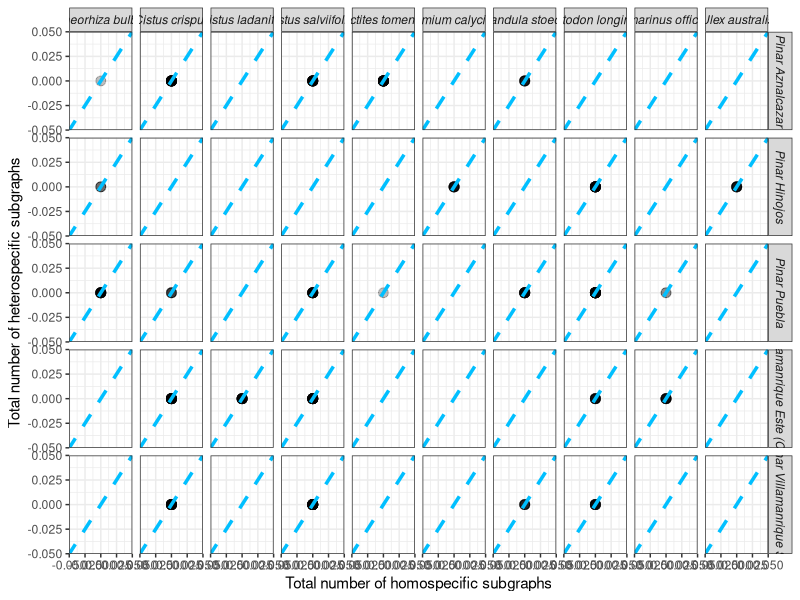
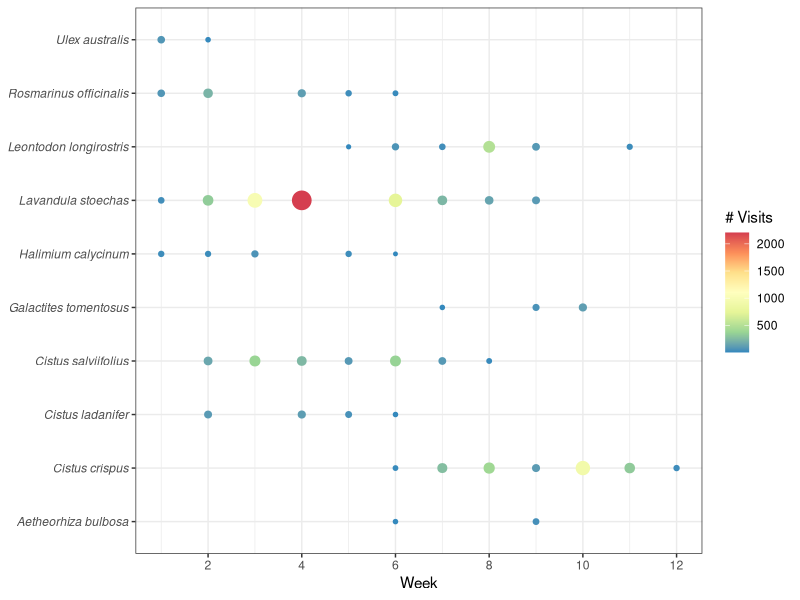
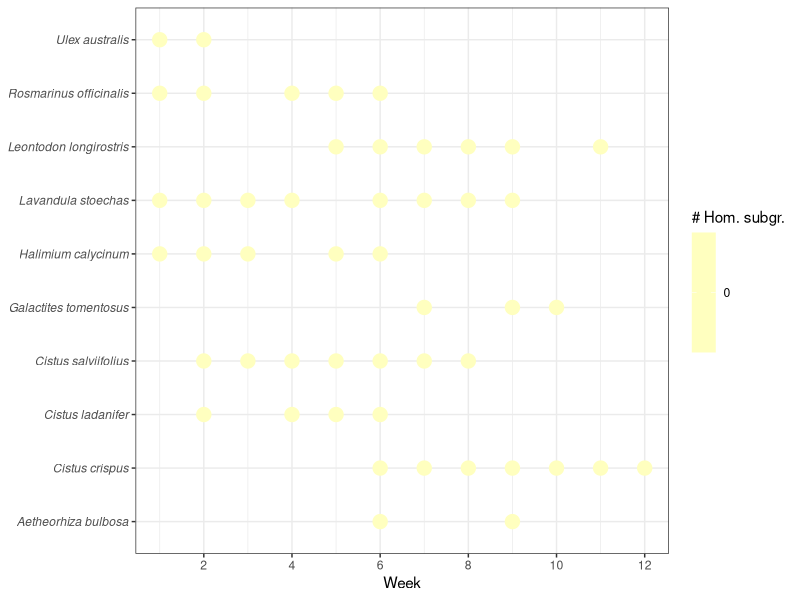
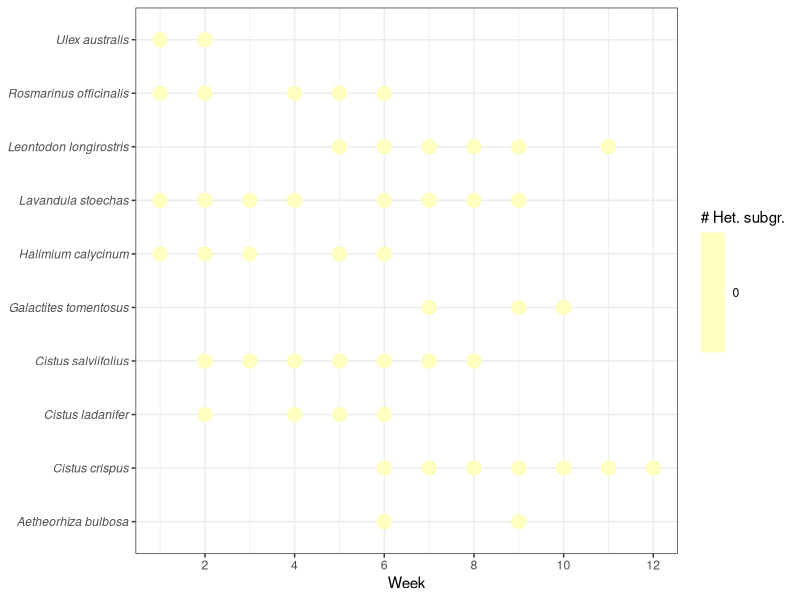
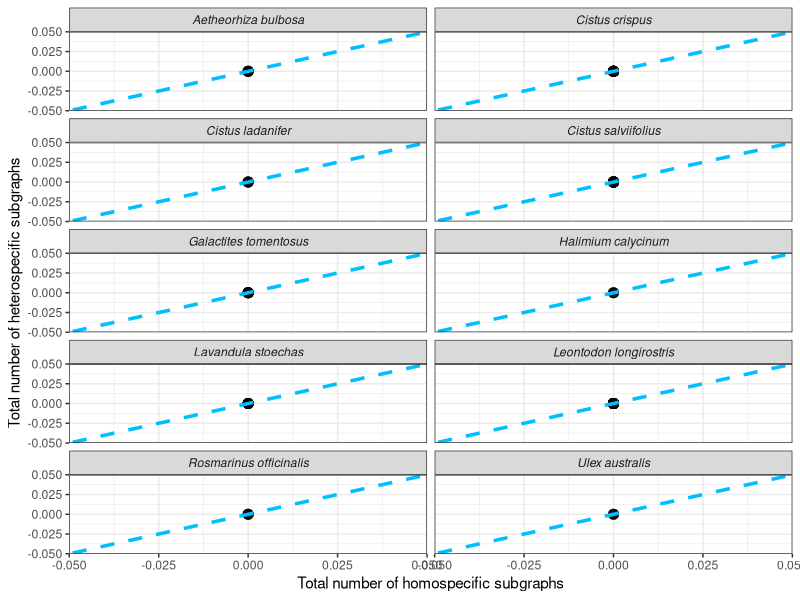

These figures' R source, in order:

library(tidyverse)
library(scales)

motif_info <- read_csv("results/donana/triplets_week/2021_donana_WEEK_SPECIES.csv")

total_motifs_per_plant <- motif_info %>% group_by(Bosque, Subplot_Plant_Label) %>%
  summarise(total_visits = sum(Visits_tot), total_homo = sum(homo_motif),
            total_hete = sum(hete_motif)) %>%
  separate(Subplot_Plant_Label,c("Subplot","Plant")," ") %>%
  mutate(Plant = gsub("_", " ", Plant))


# Correlations

cor.test(total_motifs_per_plant$total_visits,total_motifs_per_plant$total_homo,method = "spearman")
cor.test(total_motifs_per_plant$total_visits,total_motifs_per_plant$total_hete,method = "spearman")


wilcox.test(total_motifs_per_plant$total_homo,
            total_motifs_per_plant$total_hete,
            paired = TRUE)

plant_sp = "Cistus salviifolius"
wilcox.test(total_motifs_per_plant$total_homo[total_motifs_per_plant$Plant==plant_sp],
            total_motifs_per_plant$total_hete[total_motifs_per_plant$Plant==plant_sp],
            paired = TRUE)

plant_sp = "Leontodon longirostris"
wilcox.test(total_motifs_per_plant$total_homo[total_motifs_per_plant$Plant==plant_sp],
            total_motifs_per_plant$total_hete[total_motifs_per_plant$Plant==plant_sp],
            paired = TRUE)

plant_sp = "Cistus crispus"
wilcox.test(total_motifs_per_plant$total_homo[total_motifs_per_plant$Plant==plant_sp],
            total_motifs_per_plant$total_hete[total_motifs_per_plant$Plant==plant_sp],
            paired = TRUE)

plant_sp = "Galactites tomentosus"
wilcox.test(total_motifs_per_plant$total_homo[total_motifs_per_plant$Plant==plant_sp],
            total_motifs_per_plant$total_hete[total_motifs_per_plant$Plant==plant_sp],
            paired = TRUE)

plant_sp = "Lavandula stoechas" 
wilcox.test(total_motifs_per_plant$total_homo[total_motifs_per_plant$Plant==plant_sp],
            total_motifs_per_plant$total_hete[total_motifs_per_plant$Plant==plant_sp],
            paired = TRUE)

plant_sp = "Aetheorhiza bulbosa"
wilcox.test(total_motifs_per_plant$total_homo[total_motifs_per_plant$Plant==plant_sp],
            total_motifs_per_plant$total_hete[total_motifs_per_plant$Plant==plant_sp],
            paired = TRUE)

plant_sp = "Cistus ladanifer" 
wilcox.test(total_motifs_per_plant$total_homo[total_motifs_per_plant$Plant==plant_sp],
            total_motifs_per_plant$total_hete[total_motifs_per_plant$Plant==plant_sp],
            paired = TRUE)

plant_sp = "Rosmarinus officinalis"
wilcox.test(total_motifs_per_plant$total_homo[total_motifs_per_plant$Plant==plant_sp],
            total_motifs_per_plant$total_hete[total_motifs_per_plant$Plant==plant_sp],
            paired = TRUE)

plant_sp = "Halimium calycinum"
wilcox.test(total_motifs_per_plant$total_homo[total_motifs_per_plant$Plant==plant_sp],
            total_motifs_per_plant$total_hete[total_motifs_per_plant$Plant==plant_sp],
            paired = TRUE)

plant_sp = "Ulex australis"  
wilcox.test(total_motifs_per_plant$total_homo[total_motifs_per_plant$Plant==plant_sp],
            total_motifs_per_plant$total_hete[total_motifs_per_plant$Plant==plant_sp],
            paired = TRUE)



total_number_plants_observed <- total_motifs_per_plant %>% ungroup() %>%
  group_by(Plant) %>% count() %>% arrange(desc(n))

plant_species_selected <- total_number_plants_observed$Plant[1:10]




png("figures/plant_visits_per_week.png",
    width = 800*2, # The width of the plot in inches
    height = 520*2,
    res=300)
ggplot(motif_info %>% separate(Subplot_Plant_Label,c("Subplot","Plant")," ") %>% 
         group_by(Plant,Week) %>%
         summarise(total_visits = sum(Visits_tot))  %>%
         mutate(Plant = gsub("_", " ", Plant))%>% filter(Plant %in% plant_species_selected))+
  geom_point(aes(x=Week,y=Plant,size=total_visits,color=total_visits))+
  scale_color_distiller(palette = "Spectral")+ 
  scale_x_continuous(breaks= pretty_breaks())+
  ylab(NULL) +
  theme_bw()+
  labs(color = "# Visits",size = "# Visits")+
  theme(axis.text.y = element_text(face = "italic"))+ guides(size = "none")
dev.off()


png("figures/plant_homo_motifs_per_week.png",
    width = 800*2, # The width of the plot in inches
    height = 520*2,
    res=300)
ggplot(motif_info %>% separate(Subplot_Plant_Label,c("Subplot","Plant")," ") %>% 
         group_by(Plant,Week) %>%
         summarise(total_homo = sum(homo_motif))  %>%
         mutate(Plant = gsub("_", " ", Plant)) %>%
         filter(Plant %in% plant_species_selected))+
  geom_point(aes(x=Week,y=Plant,size=total_homo,color=total_homo))+
  scale_color_distiller(palette = "Spectral")+ 
  scale_x_continuous(breaks= pretty_breaks())+
  ylab(NULL) +
  theme_bw()+
  labs(color = "# Hom. subgr.",size = "# Hom. subgr.")+
  theme(axis.text.y = element_text(face = "italic"))+ guides(size = "none")
dev.off()

png("figures/plant_hete_motifs_per_week.png",
    width = 800*2, # The width of the plot in inches
    height = 520*2,
    res=300)
ggplot(motif_info %>% separate(Subplot_Plant_Label,c("Subplot","Plant")," ") %>% 
         group_by(Plant,Week) %>%
         summarise(total_hete = sum(hete_motif))  %>%
         mutate(Plant = gsub("_", " ", Plant)) %>% 
         filter(Plant %in% plant_species_selected))+
  geom_point(aes(x=Week,y=Plant,size=total_hete,color=total_hete))+
  scale_color_distiller(palette = "Spectral")+ 
  scale_x_continuous(breaks= pretty_breaks())+
  ylab(NULL) +
  theme_bw()+
  labs(color = "# Het. subgr.",size = "# Het. subgr.")+
  theme(axis.text.y = element_text(face = "italic"))+ guides(size = "none")
dev.off()

png("figures/plant_total_hete_homo_motifs.png",
    width = 360*3, # The width of the plot in inches
    height = 660*3,
    res=300)
ggplot(total_motifs_per_plant %>% filter(Plant %in% plant_species_selected), aes(x=total_homo, y = total_hete))+
  geom_point(size=3,alpha=0.25)+
  facet_wrap(~Plant,ncol =2)+
  geom_abline(slope = 1, intercept = 0, linetype="dashed", linewidth=1.2, color="Deep Sky Blue")+
  labs(x="Total number of homospecific subgraphs",y="Total number of heterospecific subgraphs")+
  theme_bw()+
  theme(strip.text = element_text(face = "italic"))
dev.off()

ggplot(total_motifs_per_plant %>% filter(Plant %in% plant_species_selected), aes(x=total_homo, y = total_hete))+
  geom_point(size=3,alpha=0.25)+
  facet_grid(Bosque~Plant)+
  geom_abline(slope = 1, intercept = 0, linetype="dashed", linewidth=1.2, color="Deep Sky Blue")+
  labs(x="Total number of homospecific subgraphs",y="Total number of heterospecific subgraphs")+
  theme_bw()+
  theme(strip.text = element_text(face = "italic"))
